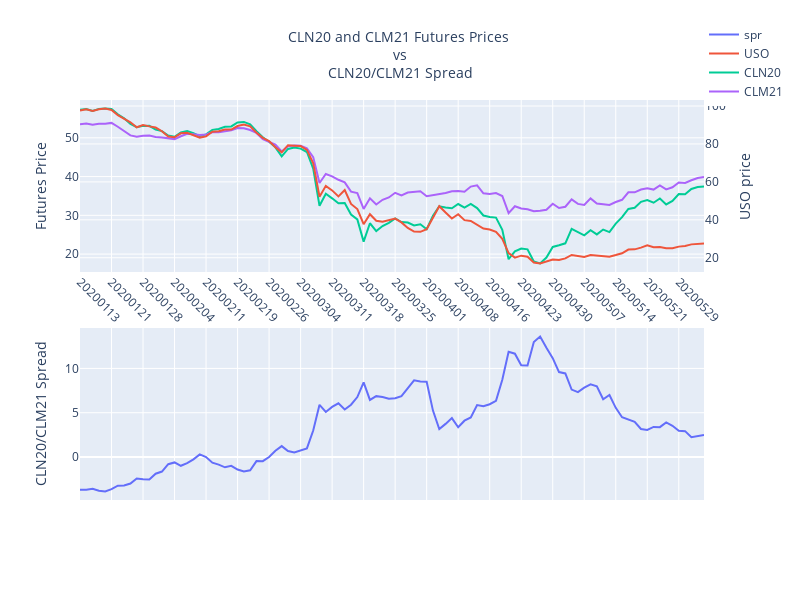

Notebook code for this chart:
### Code cell
def _gtcommod2(s):
    df = get_barchart_commod(s[:2],year=s[-2:],month=s[2])
    df = df[['trade_date','nav']]
    df = df.rename(columns={'nav':s})
    return df.iloc[-100:]
df_cln20 = _gtcommod2('CLN20')
df_clm21 = _gtcommod2('CLM21')
df_both = df_cln20.merge(df_clm21,on='trade_date',how='inner')
df_both['spr'] = df_both.apply(lambda r:r.CLM21 - r.CLN20,axis=1)
df_uso = _gtetf('USO')[-100:]
df_both = df_both.merge(df_uso,on='trade_date',how='inner')
f1 = ju.plotly_plot(df_in=df_both[['trade_date','spr','USO']],x_column='trade_date',
                    yaxis2_cols=['USO'],figsize=(800,500))
f2 = ju.plotly_plot(df_in=df_both[['trade_date','CLN20','CLM21']],x_column='trade_date',
                    y_left_label='Futures Price',
#                     yaxis2_cols=['CLM21'],y_left_label='CLN20 price',y_right_label='CLM21 price',
                    figsize=(800,600))

f1.data[0].yaxis = 'y3'
f1.data[1].yaxis = 'y4'
f4_traces = [f1.data[0],f1.data[1],f2.data[0],f2.data[1]]
f2.update_layout(yaxis={'domain':(.57,1)})
f2.update_layout(yaxis2={'domain':(.57,1),'overlaying':'y','side':'right'})
f2.update_layout(yaxis3 = {'domain':(0,.43),'title':'CLN20/CLM21 Spread'})
f2.update_layout(yaxis4 = {'domain':(0,.43),'title':'USO price','overlaying':'y','side':'right'})
f4 = go.Figure(data=f4_traces,layout=f2.layout)
f4.update_layout(
    title={
            'text': f"""CLN20 and CLM21 Futures Prices <br>vs<br>CLN20/CLM21 Spread""",
            'y':.93,
            'x':0.5,
            'xanchor': 'center',
            'yanchor': 'top',
            'font':{'size':14}
    },
    legend = {'x':1,'y':1.2},
    modebar={'orientation': 'v','bgcolor':'grey'}
)
